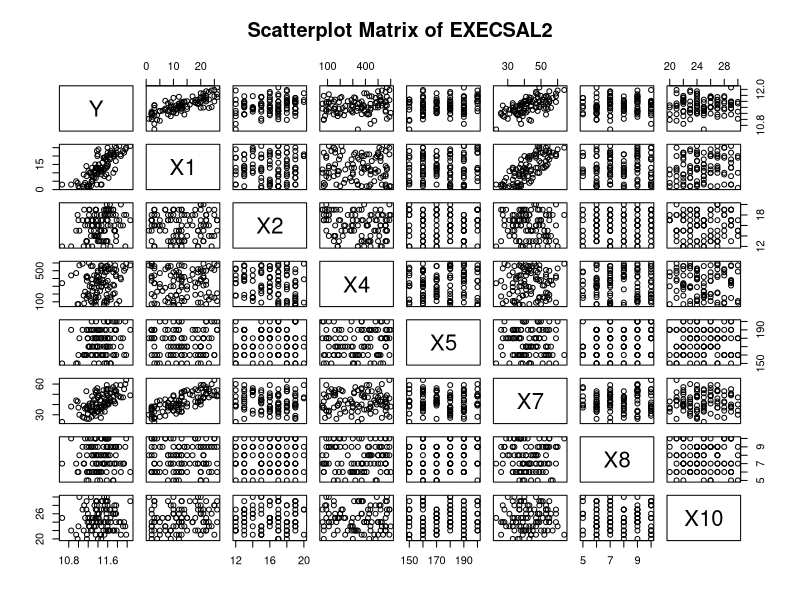

R code for this plot:
## ---- chunk 1
knitr::opts_chunk$set(echo = TRUE)
## ---- chunk 2
EXECSAL2 <-read.table("EXECSAL2.txt", header=TRUE)
View(EXECSAL2)
attach(EXECSAL2)
head(EXECSAL2)
#
pairs(~Y+X1+X2+X4+X5+X7+X8+X10,data = EXECSAL2, 
      main="Scatterplot Matrix of EXECSAL2")

## ---- chunk 3
#install.packages("leaps")
library(leaps)
library(MASS)
##Model with All variables
M1=lm(Y~X1+X2+X3+X4+X5+X6+X7+X8+X9+X10)
summary(M1)

# stepwise regression
step(lm(Y~.,data=EXECSAL2[-1]),direction="both")

##or using library(MASS)

stepAIC(lm(Y~.,data=EXECSAL2[-1]),direction="both")
## ---- chunk 4


mint <- lm(Y~1,data=EXECSAL2)
forwardAIC <- step(mint,scope=list(lower=~1, 
                                   upper=~X1+X2+X3+X4+X5+X6+X7+X8+X9+X10),
                   direction="forward", data=EXECSAL2)

#or

forwardAIC1 <- step(mint,scope=formula(M1),
                   direction="forward", data=EXECSAL2)

forwardAIC1$coefficients
forwardAIC$coefficients
forwardAIC1$anova
forwardAIC$anova

## ---- chunk 5


step(lm(Y~.,data=EXECSAL2[-1]),direction="backward")

## ---- chunk 6
##Best Subset

X <- cbind(X1,X2,X3,X4,X5,X6,X7,X8,X9,X10)

#or EXECSAL2[-1]
Model=regsubsets(as.matrix(X),Y, nvmax = 10)

summary(Model)

#or
Model=regsubsets(Y~X1+X2+X3+X4+X5+X6+X7+X8+X9+X10,data=EXECSAL2, nvmax = 10)
summary(Model)

SUM=summary(Model)
names(SUM)
Rsq=SUM$rsq
CP=SUM$cp
AdRsq=SUM$adjr2
BIC=SUM$bic
RSS=SUM$rss

CP
